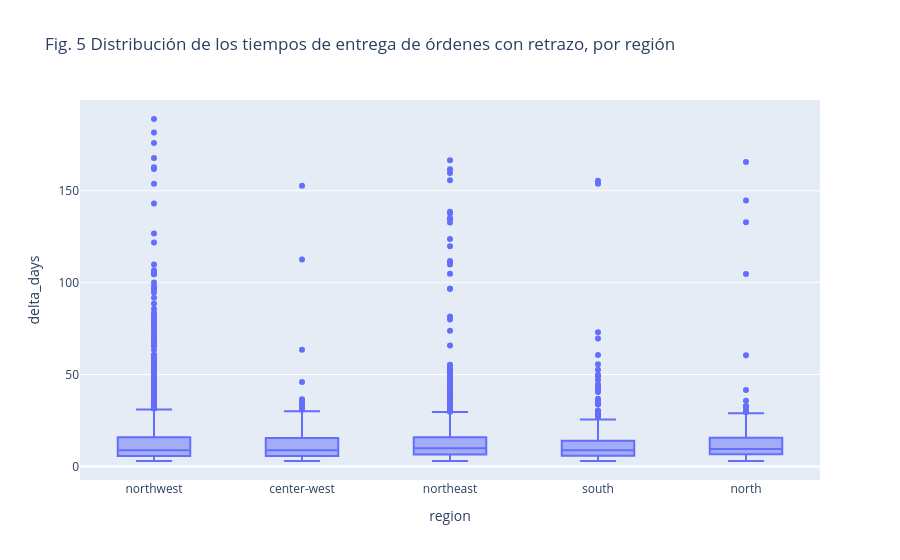

Source (notebook cell):
### Markdown cell above
Para aquellas ordenes con retrazos prolongados, las distribuciones tiempos de retrazo por región pueden visualar con diagramas de caja:

### Code cell
fig = px.box(delivered.filter(pl.col("delay_status") == 'long_delay'),
    x="region",
    y="delta_days",
    title="Fig. 5 Distribución de los tiempos de entrega de órdenes con retrazo, por región"
)

fig.show()

### Figure 1 — Plotly figure (JSON) as saved in the notebook; plotly's stock layout.template omitted (floating-point values rounded to 4 significant figures; data arrays with more than 128 entries replaced by an {"elided": "..."} marker saying what was removed)
{"data": [{"alignmentgroup": "True", "hovertemplate": "region=%{x}<br>delta_days=%{y}<extra></extra>", "legendgroup": "", "marker": {"color": "#636efa"}, "name": "", "notched": false, "offsetgroup": "", "orientation": "v", "showlegend": false, "type": "box", "x": {"elided": "5164 str values"}, "x0": " ", "xaxis": "x", "y": {"elided": "5164 float values"}, "y0": " ", "yaxis": "y"}], "layout": {"boxmode": "group", "legend": {"tracegroupgap": 0}, "title": {"text": "Fig. 5 Distribución de los tiempos de entrega de órdenes con retrazo, por región"}, "xaxis": {"anchor": "y", "domain": [0, 1], "title": {"text": "region"}}, "yaxis": {"anchor": "x", "domain": [0, 1], "title": {"text": "delta_days"}}}}
